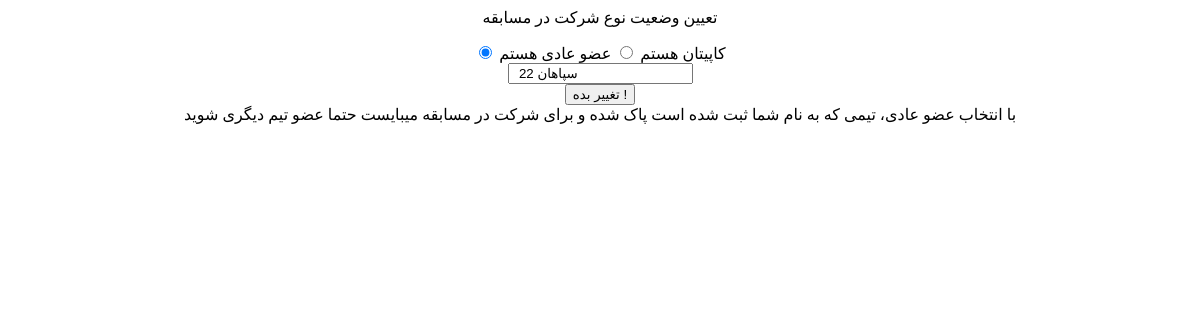
Page /account/changeUserType/ (signed in) on the earlier database version.
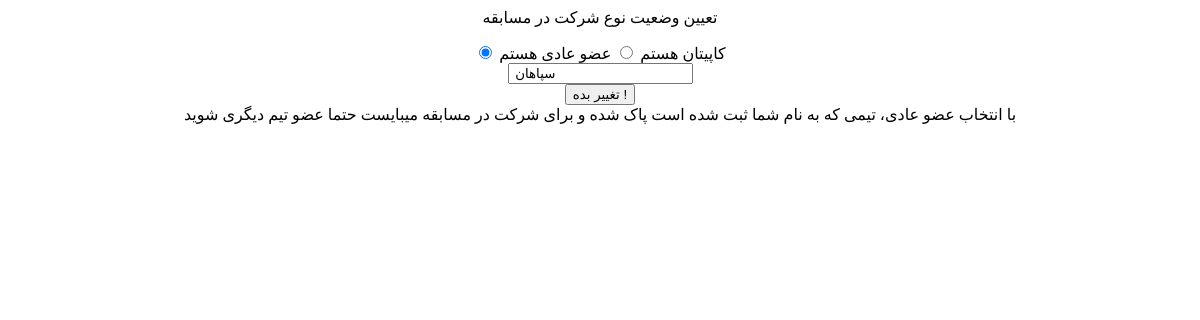
Same page on the later database version.
### team_module/models.py (models this page shows)
class teamsModel(models.Model):
    teamName = models.CharField(verbose_name="نام تیم", max_length=200)
    capitan = models.ForeignKey(User, verbose_name="کاپیتان", on_delete=models.CASCADE, related_name="captian")
    teamMate1 = models.OneToOneField(User, verbose_name="هم تیمی اول", on_delete=models.CASCADE, related_name="firstTeamMate", default=None, null=True)
    teamMate2 = models.OneToOneField(User, verbose_name="هم تیمی دوم", on_delete=models.CASCADE, related_name="secondTeamMate", default=None, null=True)

### account_module/views.py (the view, shortened to what this page needs)
# urls.py: path("changeUserType/", changeUserType.as_view(), name="change_userType"),
class changeUserType(View):
    def get(self, request):
        empty_teamName_msg = request.session.get("empty_teamName_msg", False)
        if(empty_teamName_msg): del(request.session["empty_teamName_msg"])
        user:User = User.objects.get(email__iexact=request.user.email)
        findUserTeam = teamsModel.objects.filter(capitan=user).exists()
        if(findUserTeam):
            userTeamName = teamsModel.objects.get(capitan=user).teamName
        else:
            userTeamName = False
        context = {
            "userTeamName" : userTeamName,
            "empty_teamName_msg" : empty_teamName_msg,
        }
        return render(request, "account_module/userType.html", context)

### account_module/templates/account_module/userType.html (shortened to what this page needs)
<div class="row bg-primary bg-opacity-25" style="text-align: center;">
    <p class="text-bg-primary">تعیین وضعیت نوع شرکت در مسابقه</p>
    <form method="post" action="{% url 'change_userType' %}">
        <div class="input-group p-4 justify-content-around">
            <input type="radio" class="btn-check" name="options-outlined" id="success-outlined" value="1" autocomplete="off" {% if request.user.is_capitan %} checked {% endif %}>
            <label class="btn btn-outline-success" for="success-outlined">کاپیتان هستم</label>
            <input type="radio" class="btn-check" name="options-outlined" id="danger-outlined" value="0" autocomplete="off" {% if not request.user.is_capitan %} checked {% endif %} >
            <label class="btn btn-outline-danger" for="danger-outlined">عضو عادی هستم</label>
        </div>
        {% if request.user.is_capitan %}
            <div class="input-group justify-content-center">
                <input id="groupName-inp" class="form-control" name="teamName" type="text" placeholder="نام تیم شما" value="{% if userTeamName %} {{ userTeamName }}{% endif %}">
             </div>
        {% endif %}
        <div class="input-group justify-content-center p-3">
            <button type="submit" class="btn customcolor2">تغییر بده !</button>
        </div>
        <div class="alert alert-danger d-none" id="warningNormalUserAlert" role="alert">
            با انتخاب عضو عادی، تیمی که به نام شما ثبت شده است پاک شده و برای شرکت در مسابقه میبایست حتما عضو تیم دیگری شوید
        </div>
    </form>
</div>

Differences in the rows shown:
removed teamsModel: teamName "سپاهان 22"
added teamsModel: teamName "سپاهان"
